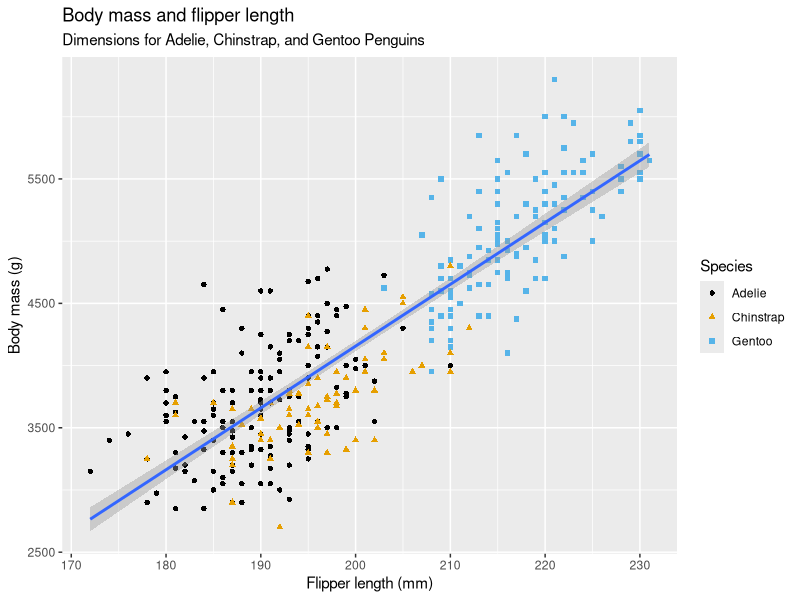
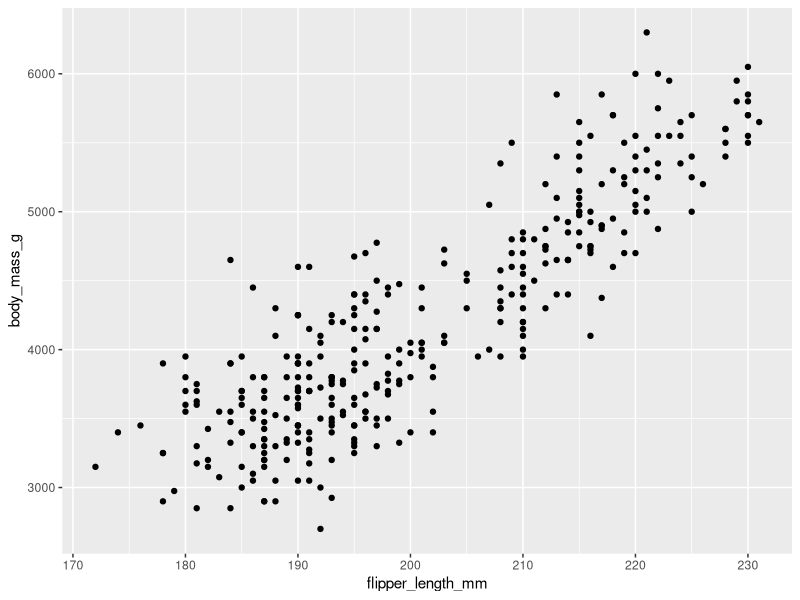
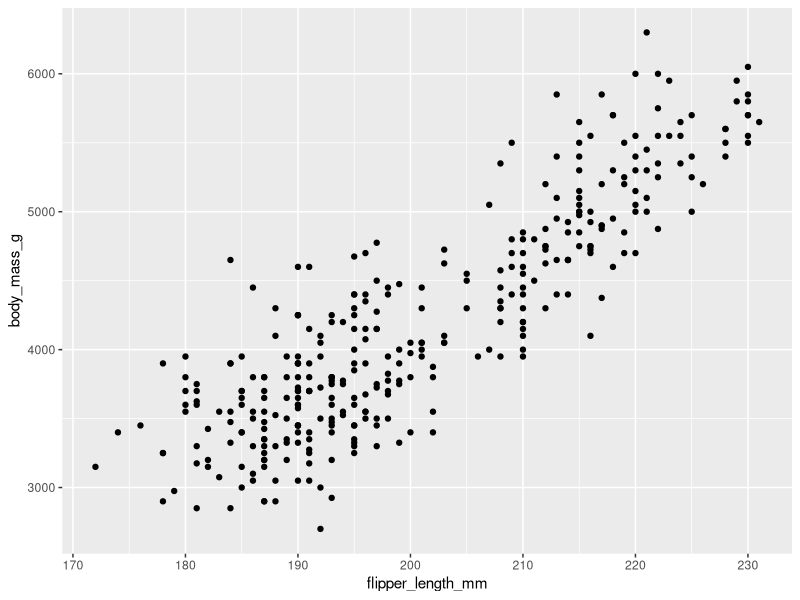
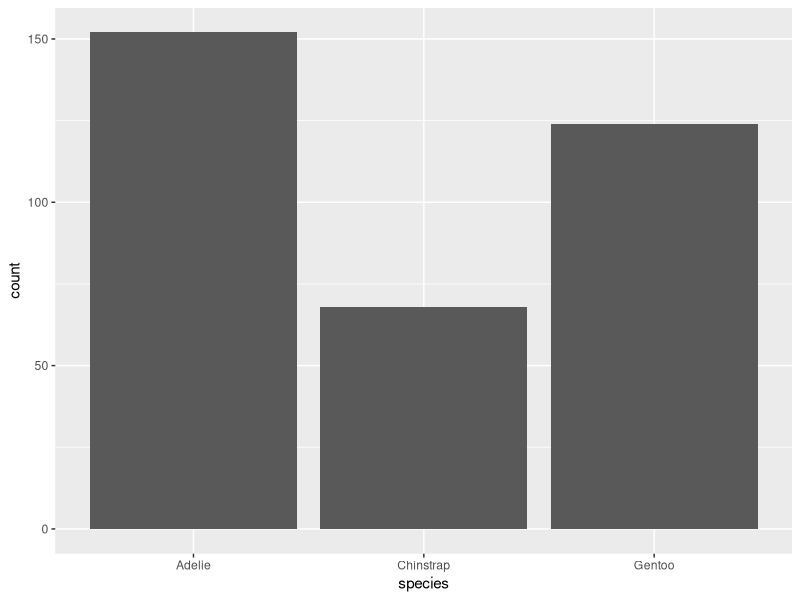
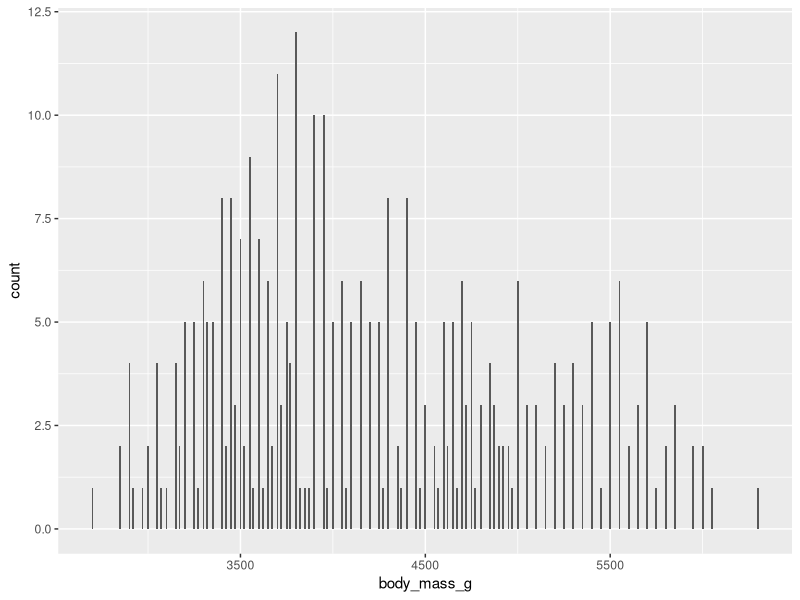
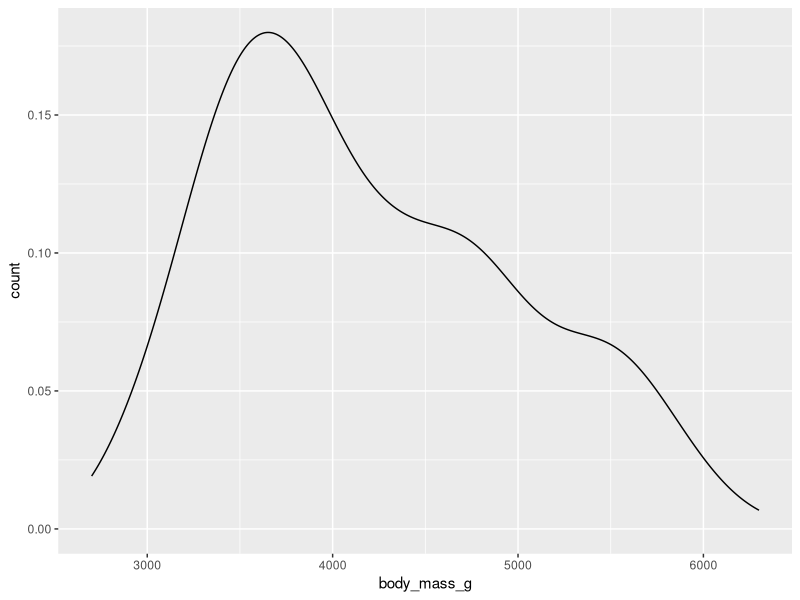
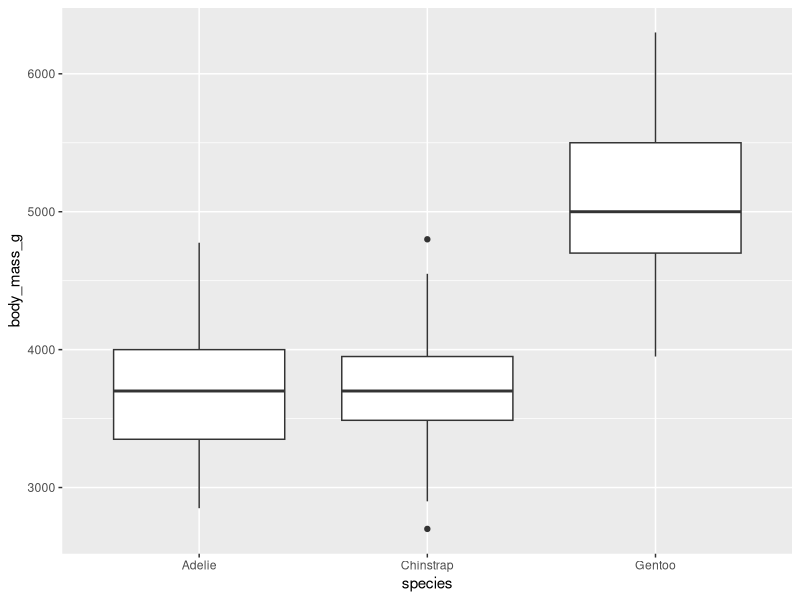
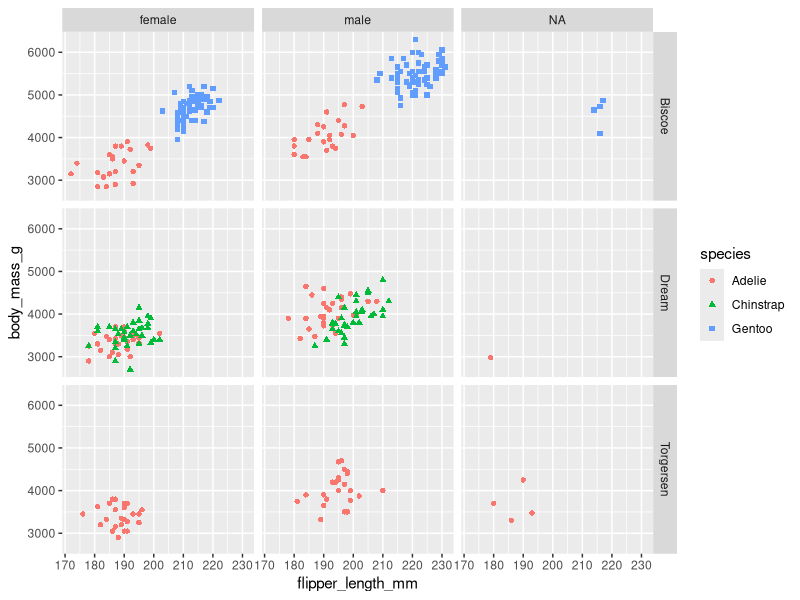

Recreate these plots in R, in order.
#library("tidyverse")
library("ggplot2")
library("palmerpenguins")
library("ggthemes")

# Explore the penguins data
penguins
View(penguins) #Another way to look at a data frame

ggplot(data = penguins,
       mapping = aes(x = flipper_length_mm, y = body_mass_g)) +
  geom_point(mapping = aes(color = species, shape = species)) +
  geom_smooth(method = "lm") +
  labs(
    title = "Body mass and flipper length",
    subtitle = "Dimensions for Adelie, Chinstrap, and Gentoo Penguins",
    x = "Flipper length (mm)", y = "Body mass (g)",
    color = "Species", shape = "Species") +
  scale_color_colorblind()

# Continuation of ggplot2 chapter

# Explict and Verbose
ggplot(data = penguins, 
       mapping = aes(x = flipper_length_mm, y = body_mass_g)) +
  geom_point()

# Implicit and less verbose
ggplot(penguins, aes(x = flipper_length_mm, y = body_mass_g)) +
  geom_point()

# Bar Plots
ggplot(penguins, aes(x = species)) +
  geom_bar()

# Histogram
ggplot(penguins, aes(x = body_mass_g)) +
  geom_histogram(binwidth = 10)

# Density
ggplot(penguins, aes(x = body_mass_g)) +
  geom_density(mapping = aes(y = after_stat(count)))

# Boxplots
ggplot(penguins, aes(x = species, y = body_mass_g)) +
  geom_boxplot()

# Density Plots
island_plot <- ggplot(penguins, aes(x = body_mass_g, color = species, fill = species)) +
  geom_density(linewidth = 1.5, alpha = 0.25)

# Facet examples
ggplot(penguins, aes(x = flipper_length_mm, y = body_mass_g)) +
  geom_point(aes(color = species, shape = species)) +
  facet_grid(island~sex)
